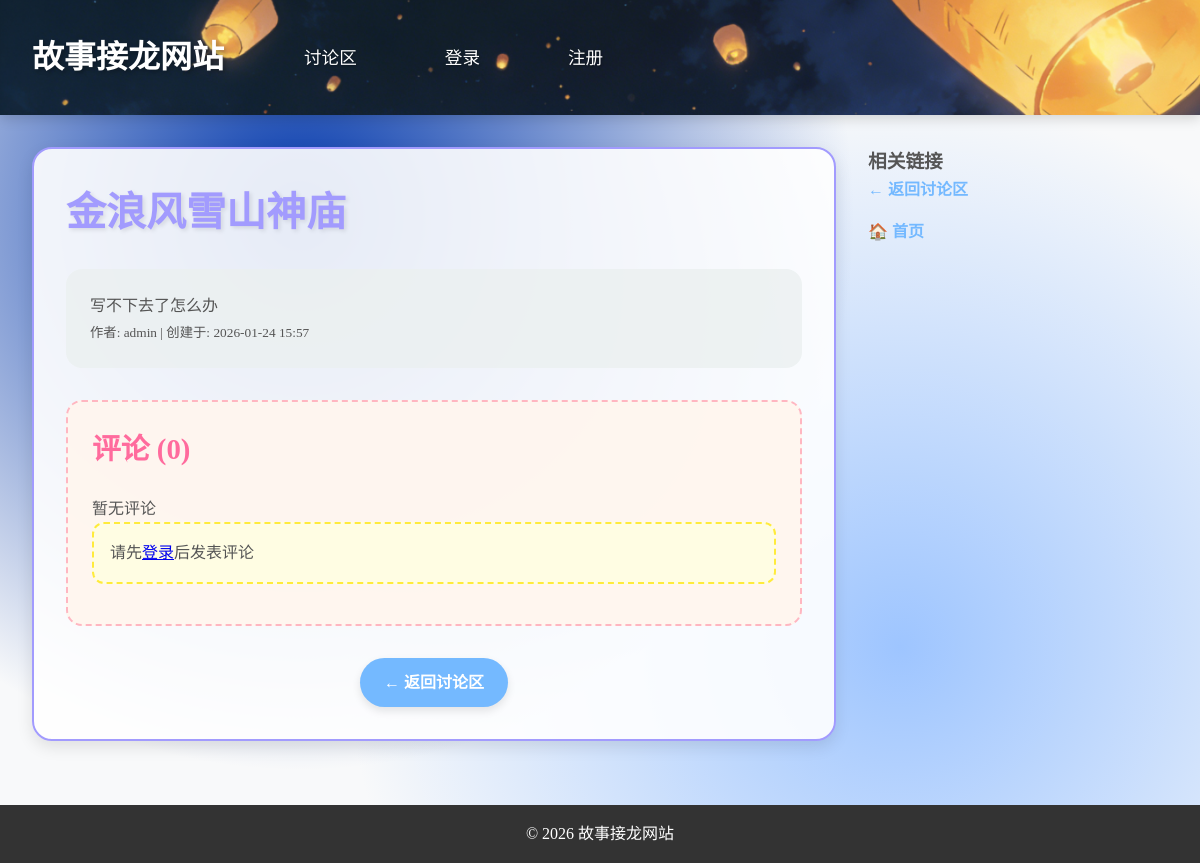
/discussions/1, run on the app's committed database.
### database.py (models this page shows)
class DiscussionDB(Base):
    __tablename__ = "discussions"
    id = Column(Integer, primary_key=True, index=True)
    title = Column(String(200), nullable=False)
    content = Column(Text, nullable=False)
    author_id = Column(Integer, ForeignKey("users.id"), nullable=False)
    author_name = Column(String(50), nullable=False)
    created_at = Column(DateTime, default=datetime.now)
    author = relationship("UserDB", back_populates="discussions")
    comments = relationship("DiscussionCommentDB", back_populates="discussion")

### routers/discussions.py (the view)
@router.get("/discussions/{discussion_id}", response_class=HTMLResponse)
async def read_discussion(request: Request, discussion_id: int, db: Session = Depends(get_db)):
    discussion = get_discussion_by_id(db, discussion_id)
    if not discussion:
        return RedirectResponse(url="/discussions", status_code=303)
    discussion.content_html = markdown.markdown(discussion.content)
    comments = get_comments_by_discussion(db, discussion_id)
    for comment in comments:
        comment.content_html = markdown.markdown(comment.content)
    current_user = await get_current_user(request, db)
    return templates.TemplateResponse(
        "discussion_detail.html",
        {
            "request": request,
            "discussion": discussion,
            "comments": comments,
            "current_user": current_user
        }
    )

### templates/discussion_detail.html (shortened to what this page needs)
{% extends "base.html" %}
{% block content %}
    <div class="main-content">
        <section class="discussion-detail-page">
            <h2>{{ discussion.title }}</h2>
            <div class="discussion-content">
                {{ discussion.content_html|safe }}
                <small>作者: {{ discussion.author_name }} | 创建于: {{ discussion.created_at.strftime('%Y-%m-%d %H:%M') }}</small>
            </div>
            <div class="discussion-comments">
                <h3>评论 ({{ comments|length }})</h3>
                {% if comments %}
                    <ul>
                        {% for comment in comments %}
                            <li>
                                <strong>{{ comment.author_name }}:</strong> {{ comment.content_html|safe }}
                                <small>{{ comment.created_at.strftime('%Y-%m-%d %H:%M') }}</small>
                            </li>
                        {% endfor %}
                    </ul>
                {% else %}
                    <p>暂无评论</p>
                {% endif %}
                {% if current_user %}
                    <form action="/discussions/{{ discussion.id }}/comment" method="post">
                        <div>
                            <label for="comment-content">评论内容:</label>
                            <textarea id="comment-content" name="content" rows="2" required></textarea>
                        </div>
                        <button type="submit">发表评论</button>
                    </form>
                {% else %}
                    <p class="login-prompt">请先<a href="/login">登录</a>后发表评论</p>
                {% endif %}
            </div>
            <div class="back-link">
                <a href="/discussions" class="btn-back">← 返回讨论区</a>
            </div>
        </section>
    </div>
    <aside class="sidebar">
        <div class="discussion-card">
            <h3>相关链接</h3>
            <ul style="list-style: none; padding: 0;">
                <li style="margin-bottom: 1rem;">
                    <a href="/discussions" style="color: #74b9ff; text-decoration: none; font-weight: bold;">
                        ← 返回讨论区
                    </a>
                </li>
                <li>
                    <a href="/" style="color: #74b9ff; text-decoration: none; font-weight: bold;">
                        🏠 首页
                    </a>
                </li>
            </ul>
        </div>
    </aside>
{% endblock %}

### static/css/styles.css (style rules this page uses)
* { margin: 0; padding: 0; box-sizing: border-box; }
body { font-family: Arial, sans-serif; line-height: 1.6; color: #333; background-color: #f4f4f4; }
.discussion-comments { margin-top: 1rem; padding: 1rem; background-color: #f9f9f9; border-radius: 5px; }

### templates/base.html (style rules this page uses)
* { margin: 0; padding: 0; box-sizing: border-box; }
body { font-family: 'Comic Sans MS', 'Chalkboard SE', 'Marker Felt', cursive; line-height: 1.6; color: #555; background-color: #f8f9fa; background-image: radial-gradient(circle at 25% 25%, #0036ab 0%, transparent 50%), radial-gradient(circle at 75% 75%, #9ec5ff 0%, transparent 50%); background-size: 100%; }
.main-content { flex: 1; }
.sidebar { width: 300px; flex-shrink: 0; }
.login-prompt { margin-bottom: 1rem; padding: 1rem; background-color: rgba(255, 255, 224, 0.8); border-radius: 12px; border: 2px dashed #ffeb3b; }

### templates/discussion_detail.html (style rules this page uses)
.discussion-detail-page { padding: 2rem; background-color: rgba(255, 255, 255, 0.9); border-radius: 20px; box-shadow: 0 6px 16px rgba(0, 0, 0, 0.1); border: 2px solid #a29bfe; }
.discussion-detail-page h2 { color: #a29bfe; margin-bottom: 1.5rem; font-size: 2.5rem; text-shadow: 2px 2px 4px rgba(0, 0, 0, 0.1); }
.discussion-content { margin-bottom: 2rem; padding: 1.5rem; background-color: rgba(236, 240, 241, 0.8); border-radius: 16px; }
.discussion-comments { margin-bottom: 2rem; padding: 1.5rem; background-color: rgba(255, 245, 238, 0.9); border-radius: 16px; border: 2px dashed #ffb6c1; }
.discussion-comments h3 { color: #ff6b9d; margin-bottom: 1.5rem; font-size: 1.8rem; }
.back-link { text-align: center; }
.btn-back { display: inline-block; background-color: #74b9ff; color: white; padding: 0.75rem 1.5rem; text-decoration: none; border-radius: 25px; font-weight: bold; transition: all 0.3s ease; box-shadow: 0 4px 8px rgba(0, 0, 0, 0.1); }

### data on the page
DiscussionDB: title "金浪风雪山神庙", content_html "写不下去了怎么办", author_name "admin", created_at "2026-01-24 15:57"

### other printed values
{{ comments|length }} "0"
